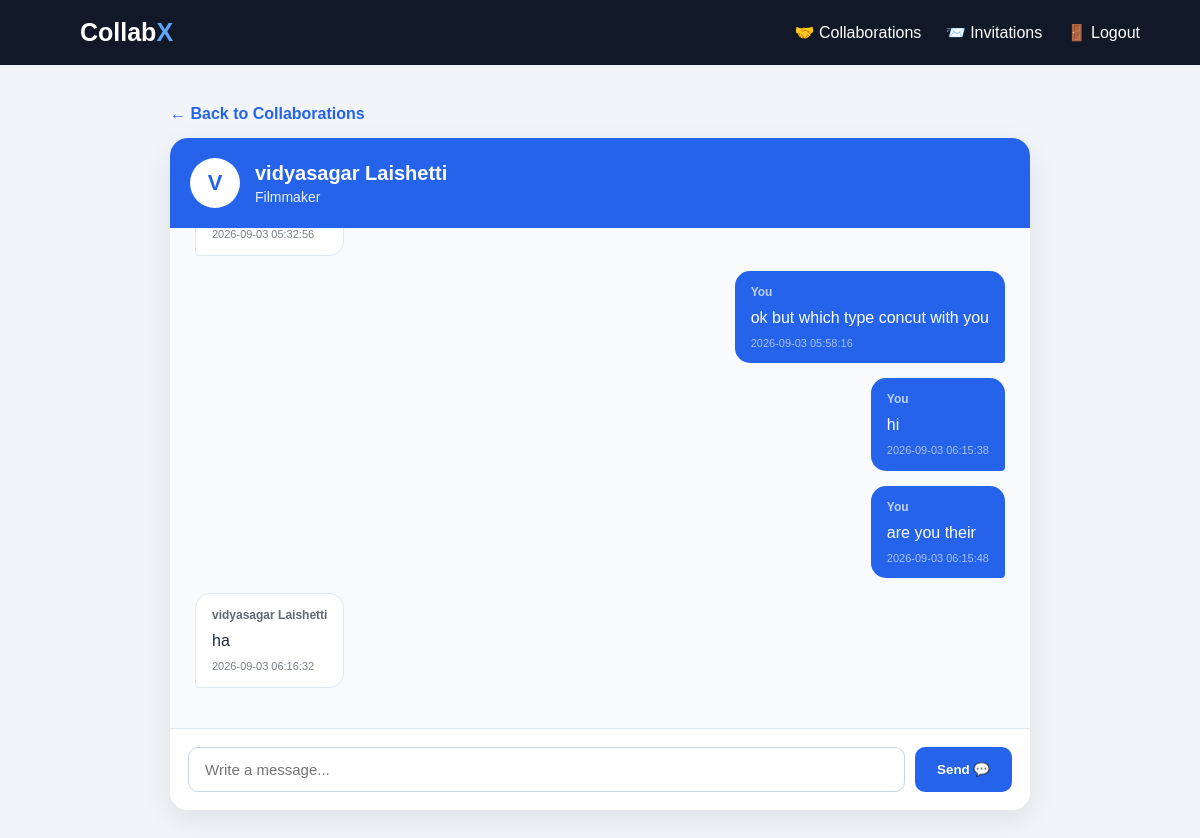
The page /chat/2 (signed in) on the database its author committed.
### tables this page shows
CREATE TABLE users (

            id INTEGER PRIMARY KEY AUTOINCREMENT,

            first_name TEXT NOT NULL,

            last_name TEXT NOT NULL,

            email TEXT UNIQUE NOT NULL,

            role TEXT NOT NULL,

            password TEXT NOT NULL,

            created_at TIMESTAMP DEFAULT CURRENT_TIMESTAMP

        );

CREATE TABLE messages (

            id INTEGER PRIMARY KEY AUTOINCREMENT,

            sender_id INTEGER NOT NULL,

            receiver_id INTEGER NOT NULL,

            message TEXT NOT NULL,

            created_at TIMESTAMP
            DEFAULT CURRENT_TIMESTAMP, is_read INTEGER DEFAULT 0,

            FOREIGN KEY (sender_id)
            REFERENCES users(id),

            FOREIGN KEY (receiver_id)
            REFERENCES users(id)

        );

### app.py (the view, shortened to what this page needs)
@app.route(
    "/chat/<int:user_id>",
    methods=["GET", "POST"]
)
def chat(user_id):
    if "user_id" not in session:
        return redirect(
            url_for("login")
        )
    current_user_id = session["user_id"]
    if current_user_id == user_id:
        return redirect(
            url_for("collaborations")
        )
    connection = get_db()
    other_user = connection.execute("""
        SELECT
            users.id,
            users.first_name,
            users.last_name,
            users.role,
            profiles.profile_picture

        FROM users

        LEFT JOIN profiles
        ON users.id = profiles.user_id

        WHERE users.id = ?

    """, (
        user_id,
    )).fetchone()
    if other_user is None:
        connection.close()
        return "User not found", 404
    collaboration = connection.execute("""
        SELECT id

        FROM invitations

        WHERE status = 'accepted'

        AND (
            (
                sender_id = ?
                AND receiver_id = ?
            )

            OR

            (
                sender_id = ?
                AND receiver_id = ?
            )
        )

    """, (
        current_user_id,
        user_id,
        user_id,
        current_user_id
    )).fetchone()
    if collaboration is None:
        connection.close()
        return (
            "You can only message accepted collaborators.",
            403
        )
    messages = connection.execute("""
        SELECT
            messages.id,
            messages.sender_id,
            messages.receiver_id,
            messages.message,
            messages.created_at,

            users.first_name,
            users.last_name

        FROM messages

        JOIN users
        ON messages.sender_id = users.id

        WHERE
            (
                messages.sender_id = ?
                AND messages.receiver_id = ?
            )

            OR

            (
                messages.sender_id = ?
                AND messages.receiver_id = ?
            )

        ORDER BY messages.created_at ASC

    """, (
        current_user_id,
        user_id,
        user_id,
        current_user_id
    )).fetchall()
    connection.close()
    return render_template(
        "chat.html",
        other_user=other_user,
        messages=messages
    )

### app.py (called while the page is built)
def get_db():
    connection = sqlite3.connect(
        "collabx.db"
    )
    connection.row_factory = sqlite3.Row
    return connection

@app.context_processor
def inject_unread_messages():
    if "user_id" not in session:
        return {
            "unread_messages": 0,
            "unread_invitations": 0
        }
    connection = get_db()
    unread_messages = connection.execute("""
        SELECT COUNT(*) AS count
        FROM messages
        WHERE receiver_id = ?
        AND is_read = 0
    """, (session["user_id"],)).fetchone()["count"]
    unread_invitations = connection.execute("""
        SELECT COUNT(*) AS count
        FROM invitations
        WHERE receiver_id = ?
        AND status = 'pending'
    """, (session["user_id"],)).fetchone()["count"]
    connection.close()
    return {
        "unread_messages": unread_messages,
        "unread_invitations": unread_invitations
    }

### templates/chat.html (shortened to what this page needs)
<!DOCTYPE html>
<html lang="en">
<head>
</head>
<body>
<nav>
    <a
        href="{{ url_for('dashboard') }}"
        class="logo"
    >
        Collab<span>X</span>
    </a>
    <div>
        <a href="{{ url_for('collaborations') }}">
            🤝 Collaborations
        </a>
        <a href="{{ url_for('invitations') }}">
            📨 Invitations
        </a>
        <a href="{{ url_for('logout') }}">
            🚪 Logout
        </a>
    </div>
</nav>
<div class="chat-container">
    <a
        href="{{ url_for('collaborations') }}"
        class="back"
    >
        ← Back to Collaborations
    </a>
    <div class="chat-box">
        <div class="chat-header">
            {% if other_user.profile_picture %}
                <img
                    src="{{ url_for(
                        'static',
                        filename=other_user.profile_picture
                    ) }}"
                    class="profile-picture"
                    alt="Profile picture"
                >
            {% else %}
                <div class="profile-placeholder">
                    {{ other_user.first_name[0]|upper }}
                </div>
            {% endif %}
            <div>
                <div class="chat-name">
                    {{ other_user.first_name }}
                    {{ other_user.last_name }}
                </div>
                <div class="chat-role">
                    {{ other_user.role }}
                </div>
            </div>
        </div>
        <div class="messages">
            {% if messages %}
                {% for message in messages %}
                    {% if message.sender_id == session["user_id"] %}
                        <div class="message-row mine">
                            <div class="message mine">
                                <div class="message-name">
                                    You
                                </div>
                                {{ message.message }}
                                <div class="message-time">
                                    {{ message.created_at }}
                                </div>
                            </div>
                        </div>
                    {% else %}
                        <div class="message-row">
                            <div class="message theirs">
                                <div class="message-name">
                                    {{ message.first_name }}
                                    {{ message.last_name }}
                                </div>
                                {{ message.message }}
                                <div class="message-time">
                                    {{ message.created_at }}
                                </div>
                            </div>
                        </div>
                    {% endif %}
                {% endfor %}
            {% endif %}
        </div>
        <form
            action="{{ url_for(
                'chat',
                user_id=other_user.id
            ) }}"
            method="POST"
            class="message-form"
        >
            <input
                type="text"
                name="message"
                class="message-input"
                placeholder="Write a message..."
                autocomplete="off"
                required
            >
            <button
                type="submit"
                class="send-button"
            >
                Send 💬
            </button>
        </form>
    </div>
</div>
</body>
</html>

### templates/chat.html (style rules this page uses)
* { box-sizing: border-box; }
body { margin: 0; font-family: Arial, sans-serif; background: #f1f5f9; }
nav { background: #111827; padding: 18px 5%; display: flex; justify-content: space-between; align-items: center; }
.logo { color: white; font-size: 25px; font-weight: bold; text-decoration: none; }
.logo span { color: #60a5fa; }
nav a { color: white; text-decoration: none; margin-left: 20px; }
.chat-container { max-width: 900px; margin: 40px auto; padding: 0 20px; }
.chat-box { background: white; border-radius: 18px; box-shadow: 0 10px 30px rgba(0,0,0,0.08); overflow: hidden; }
.chat-header { background: #2563eb; color: white; padding: 20px; display: flex; align-items: center; gap: 15px; }
.profile-placeholder { width: 50px; height: 50px; border-radius: 50%; background: white; color: #2563eb; display: flex; align-items: center; justify-content: center; font-size: 22px; font-weight: bold; }
.chat-name { font-size: 20px; font-weight: bold; }
.chat-role { font-size: 14px; opacity: 0.9; margin-top: 4px; }
.messages { height: 500px; overflow-y: auto; padding: 25px; background: #f8fafc; }
.message-row { display: flex; margin-bottom: 15px; }
.message-row.mine { justify-content: flex-end; }
.message { max-width: 70%; padding: 12px 16px; border-radius: 15px; line-height: 1.5; }
.message.mine { background: #2563eb; color: white; border-bottom-right-radius: 4px; }
.message.theirs { background: white; color: #1e293b; border: 1px solid #e2e8f0; border-bottom-left-radius: 4px; }
.message-name { font-size: 12px; font-weight: bold; margin-bottom: 5px; opacity: 0.7; }
.message-time { font-size: 11px; margin-top: 5px; opacity: 0.6; }
.message-form { display: flex; gap: 10px; padding: 18px; border-top: 1px solid #e2e8f0; background: white; }
.message-input { flex: 1; padding: 13px 16px; border: 1px solid #cbd5e1; border-radius: 10px; font-size: 15px; outline: none; }
.send-button { padding: 13px 22px; border: none; border-radius: 10px; background: #2563eb; color: white; font-weight: bold; cursor: pointer; }
.back { display: inline-block; margin-bottom: 15px; color: #2563eb; text-decoration: none; font-weight: bold; }

### rows shown on the page
users: first_name "V", first_name "vidyasagar", last_name "Laishetti", role "Filmmaker"
messages: created_at "2026-09-03 05:32:56"
messages: message "ok but which type concut with you", created_at "2026-09-03 05:58:16"
messages: message "hi", created_at "2026-09-03 06:15:38"
messages: message "are you their", created_at "2026-09-03 06:15:48"
messages: first_name "vidyasagar", last_name "Laishetti", message "ha", created_at "2026-09-03 06:16:32"
